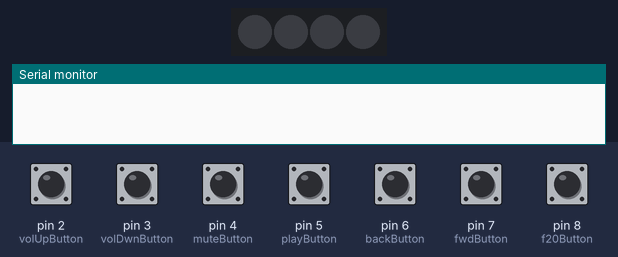
This sketch was run on a simulated Arduino Leonardo, built with avr-gcc and run on an emulated ATmega32U4. On the bench: 4 RGB LEDs in strip order, left to right, the last lines printed to the serial monitor. The test bench sets the inputs (shaded band); at power-on: pin 2 (volUpButton), pin 3 (volDwnButton), pin 4 (muteButton), pin 5 (playButton), pin 6 (backButton), pin 7 (fwdButton), pin 8 (f20Button) HIGH. Dim RGB values are drawn brighter than linear; USB keyboard and mouse output is not drawn.

Above: at 5.3 s.
5.4 s: pin 8 (f20Button) pulled LOW for 0.15 s
At 6.8 s:
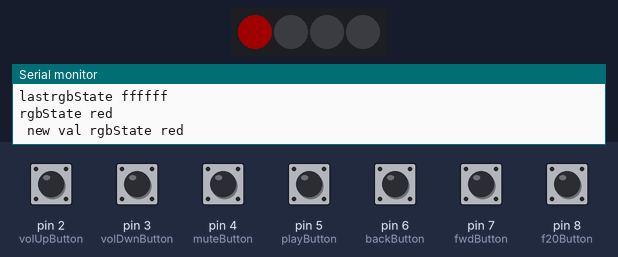
11.8 s: pin 8 (f20Button) pulled LOW for 1 s
At 12.8 s:
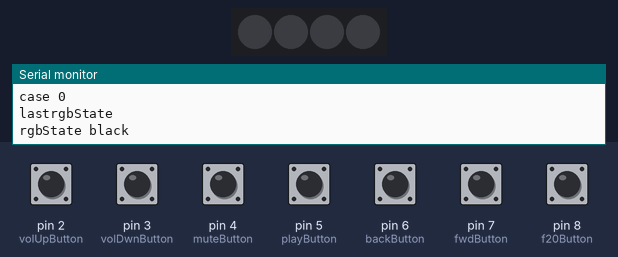
Timing chart, 0 to 14.8 s (numbered marks = the images above; inputs shaded):
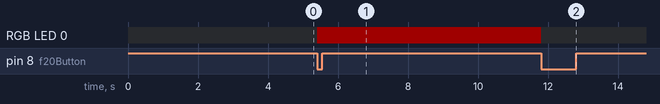

The sketch:

mediaKEYS_with_Volume.ino
```cpp
/*
  Jonas

  Arduino Media Keys
  Version 0.5
  9/08/2020

  Dependencies:
  HID-Project by NicoHood Version 2.5.0 or above
  - can be found in Arduino Lirary Manager
  - or: https://github.com/NicoHood/HID

  Reference:
  The Reference links below is where the info to getting the project to work comes from
  https://uboopenfactory.univ-brest.fr/Les-Labs/MusicLab/Projets/Arduino-Media-Keys
  - most code comes from here.
  https://github.com/NicoHood/HID/wiki
  https://www.stefanjones.ca/blog/arduino-leonardo-remote-multimedia-keys/
  https://arduino.stackexchange.com/questions/8934/send-keyboard-media-keys-with-keyboard-library
  http://www.freebsddiary.org/APC/usb_hid_usages.php
  - list of hid codes for further use or differt use case
  https://www.instructables.com/id/USB-Volume-Control-and-Caps-Lock-LED-Simple-Cheap-/
*/


// include the HID library
#include "HID-Project.h"
#include "FastLED.h" //

//rgb

#define DATA_PIN 9
//#define CLK_PIN 4
#define LED_TYPE WS2811
#define COLOR_ORDER GRB
#define NUM_LEDS 4
#define BRIGHTNESS 32

CRGB leds[NUM_LEDS];

int rgbState = 1;
int lastrgbState = 0;


//test singel or double press of keyy

unsigned long onTime;
int lastReading = LOW;
int bounceTime = 35; //50
int holdTime = 500; //500
unsigned int hold = 0;

long lastSwitchTime = 0;
long doubleTime = 230; // 150

const int f20Button = 8;
const int f16Button = 7;
int reading;

// definitions for each pin used
//const int pinLed = LED_BUILTIN;


const int volUpButton = 2;
const int volDwnButton = 3;
const int muteButton = 4;
const int playButton = 5;
const int fwdButton = 7;
const int backButton = 6;

const int delayConst75 = 75;
const int delayConst250 = 250;

const bool debugState = true;

void isDebugTruePrintToSerial(String temp) {
  if (debugState) {
    Serial.println(temp);
  }
}

void turnOnRGBByState (int cRed, int cGreen, int cBlue, bool state, int n) {

  switch (state) {
    case 0:
      FastLED.clear();
      leds[n] = CRGB( cRed, cGreen, cBlue);
      isDebugTruePrintToSerial(state + "");
      isDebugTruePrintToSerial(lastrgbState + "");
      FastLED.show();
      lastrgbState = 0;
      rgbState = 0;
      break;
    case 1:
      isDebugTruePrintToSerial("reddd");
      FastLED.clear();
      isDebugTruePrintToSerial("lastrgbState black");
      isDebugTruePrintToSerial(lastrgbState + "");
      leds[2] = CRGB::Black;
      FastLED.show();
      lastrgbState = 0;
      rgbState = 0;
      break;
  }

}

void press () {
  if ((millis() - lastSwitchTime) < doubleTime) {
    isDebugTruePrintToSerial("double press");

    BootKeyboard.write(KEY_F16);
    turnOnRGBByState (0, 0, 250, lastrgbState, 2);

    //    switch (lastrgbState) {
    //      case 0:
    //        FastLED.clear();
    //        leds[2] = CRGB::Blue; 66
    //        isDebugTruePrintToSerial("blues");
    //        isDebugTruePrintToSerial("lastrgbState");
    //        isDebugTruePrintToSerial(lastrgbState + "");
    //        FastLED.show();
    //        lastrgbState = 0;
    //        rgbState = 0;
    //        break;
    //      case 1:
    //        isDebugTruePrintToSerial("reddd");
    //        FastLED.clear();
    //        isDebugTruePrintToSerial("lastrgbState black");
    //        isDebugTruePrintToSerial(lastrgbState + "");
    //        leds[2] = CRGB::Black;
    //        FastLED.show();
    //        lastrgbState = 0;
    //        rgbState = 0;
    //        break;
    //    }
  }  else if ((millis() - lastSwitchTime) > doubleTime) {
    isDebugTruePrintToSerial("single press");
    BootKeyboard.write(KEY_F19);
    switch (rgbState) {
      case 0:
        isDebugTruePrintToSerial("case 0");
        isDebugTruePrintToSerial("lastrgbState");
        isDebugTruePrintToSerial(lastrgbState + "");

        isDebugTruePrintToSerial("rgbState black");
        isDebugTruePrintToSerial(rgbState + "");
        FastLED.clear();
        leds[0] = CRGB::Black;
        FastLED.show();
        rgbState = 1;
        break;
      case 1:
        Serial.println("case 1");

        if (lastrgbState == 1) {
          delay(30);
          isDebugTruePrintToSerial("case  1");
          isDebugTruePrintToSerial("lastrgbState");
          isDebugTruePrintToSerial(lastrgbState + "");

          isDebugTruePrintToSerial("rgbState black");
          isDebugTruePrintToSerial(rgbState + "");
          FastLED.clear();
          leds[1] = CRGB::Black;
          FastLED.show();
          lastrgbState = 0;
          rgbState = 0;
        } else {
          isDebugTruePrintToSerial("lastrgbState ffffff");
          isDebugTruePrintToSerial(lastrgbState + "");

          isDebugTruePrintToSerial("rgbState red");
          isDebugTruePrintToSerial(rgbState + "");

          leds[0] = CRGB::Red;
          FastLED.show();
          rgbState = 0;
          isDebugTruePrintToSerial(" new val rgbState red");
          isDebugTruePrintToSerial(rgbState + "");
        }

        break;
    }
  }
  lastSwitchTime = millis();
}


void setup() {
  Serial.begin(115200);
  delay(1000);
  // define the pin mode for each pin used
  //  pinMode(pinLed, OUTPUT);
  //  digitalWrite(pinLed, LOW);

  pinMode(playButton, INPUT_PULLUP);
  pinMode(fwdButton, INPUT_PULLUP);
  pinMode(backButton, INPUT_PULLUP);
  pinMode(volUpButton, INPUT_PULLUP);
  pinMode(volDwnButton, INPUT_PULLUP);
  pinMode(muteButton, INPUT_PULLUP);

  //press decllare
  pinMode(f20Button, INPUT_PULLUP );

  // begin HID connection
  BootKeyboard.begin();
  Consumer.begin();

  delay(3000); // 3 second delay for recovery
  // tell FastLED about the LED strip configuration
  FastLED.addLeds<LED_TYPE, DATA_PIN, COLOR_ORDER>(leds, NUM_LEDS)
  .setCorrection(TypicalLEDStrip)
  .setDither(BRIGHTNESS < 255);

  // set master brightness control
  FastLED.setBrightness(BRIGHTNESS);

  for (int dot = 0; dot < NUM_LEDS; dot++) {

    FastLED.show();
    // clear this led for the next time around the loop
    leds[dot] = CRGB::Black;
    delay(30);
  }

  reading = digitalRead(f20Button);
}

void loop() {
  //single oor double  pressed
  //-----------------------------------------------------------------------------------------
  reading = digitalRead(f20Button);

  if (reading == HIGH && lastReading == LOW) {
    onTime = millis();
  } else if (reading == LOW && lastReading == HIGH) {
    //    onTime = millis();
    if (((millis() - onTime) > bounceTime) && hold != 1) {
      press();
    }
    if (hold = 1) {
      hold = 0;
    }
  }

  lastReading = reading;

  /*
    if (!digitalRead(f20Button)) {
     digitalWrite(pinLed, HIGH);
      Keyboard.write(KEY_F20);
     delay(500);
     digitalWrite(pinLed, LOW);
    }
  */
  //__________________________________________________________________________________________

  // if the play button is pressed
  if (!digitalRead(playButton)) {
    //  digitalWrite(pinLed, HIGH); // turn on LED
    Consumer.write(MEDIA_PLAY_PAUSE); // send HID command
    isDebugTruePrintToSerial("Play/Pause");
    delay(delayConst250); // wait
    // digitalWrite(pinLed, LOW); // turn off LED
  }

  // all the buttons follow the same pattern ...

  if (!digitalRead(fwdButton)) {
    // digitalWrite(pinLed, HIGH);
    Consumer.write(MEDIA_NEXT);
    isDebugTruePrintToSerial("Next");
    delay(delayConst250);
    //digitalWrite(pinLed, LOW);
  }

  if (!digitalRead(backButton)) {
    //   // digitalWrite(pinLed, HIGH);
    Consumer.write(MEDIA_PREVIOUS);
    delay(delayConst250);
    //   digitalWrite(pinLed, LOW);
  }

  if (!digitalRead(volUpButton)) {
    //digitalWrite(pinLed, HIGH);
    Consumer.write(MEDIA_VOLUME_UP);
    delay(delayConst75);
    //digitalWrite(pinLed, LOW);
  }

  if (!digitalRead(volDwnButton)) {
    // digitalWrite(pinLed, HIGH);
    Consumer.write(MEDIA_VOLUME_DOWN);
    delay(delayConst75);
    //digitalWrite(pinLed, LOW);
  }

  if (!digitalRead(muteButton)) {
    //    digitalWrite(pinLed, HIGH);
    isDebugTruePrintToSerial("Mute");
    Consumer.write(MEDIA_VOLUME_MUTE);
    delay(2 * delayConst250);
    //  digitalWrite(pinLed, LOW);
  }


}
```

Measured:
- after the input at 5.4 s, RGB LED 0: off → RGB(32, 0, 0) at once
- after the input at 11.8 s, RGB LED 0: RGB(32, 0, 0) → off at once
